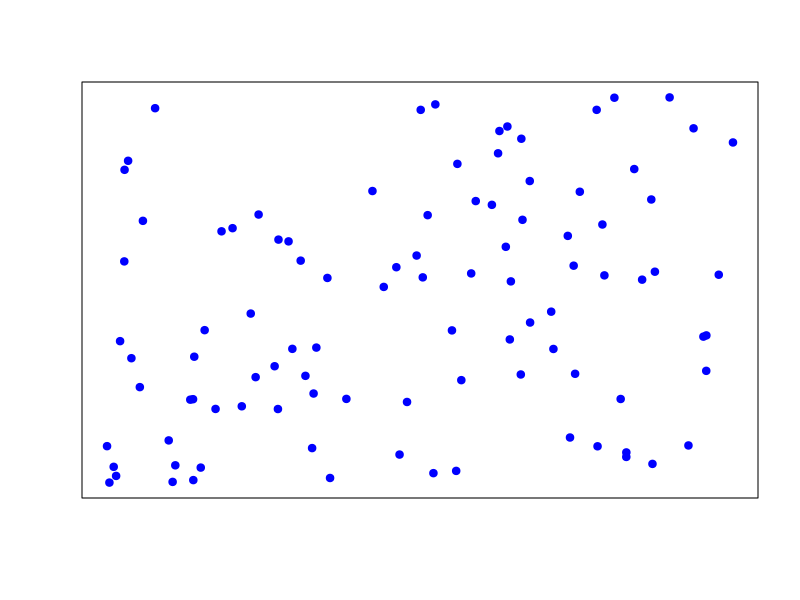
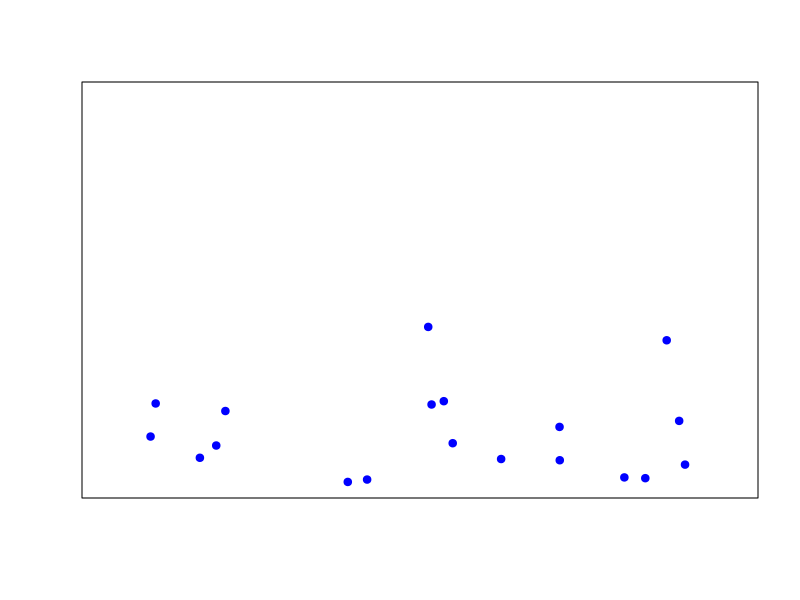
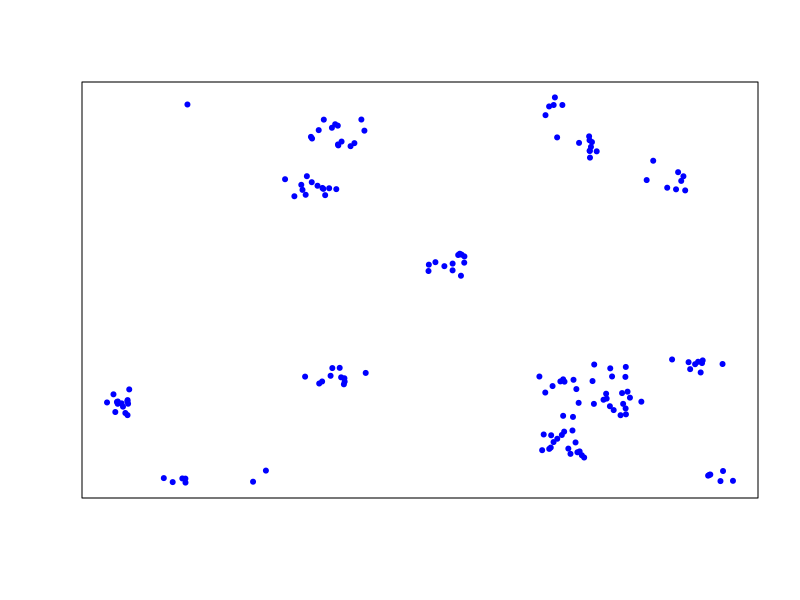
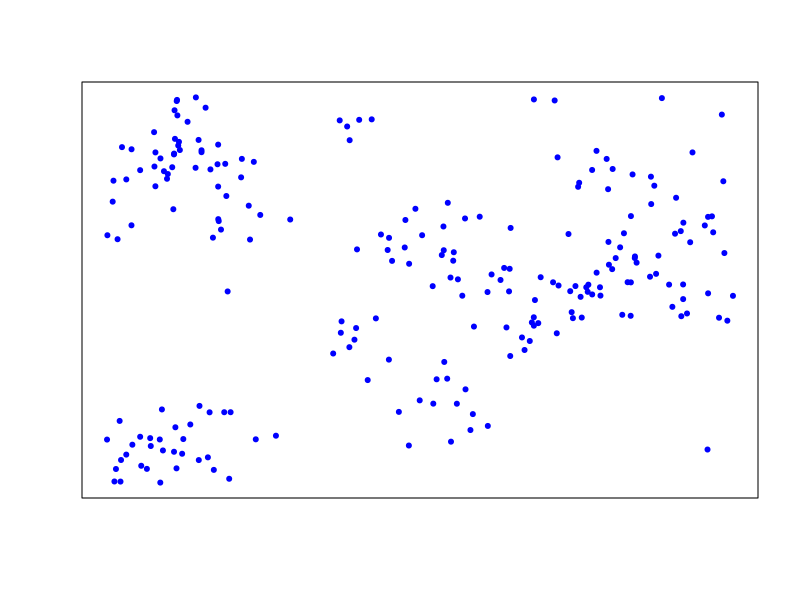
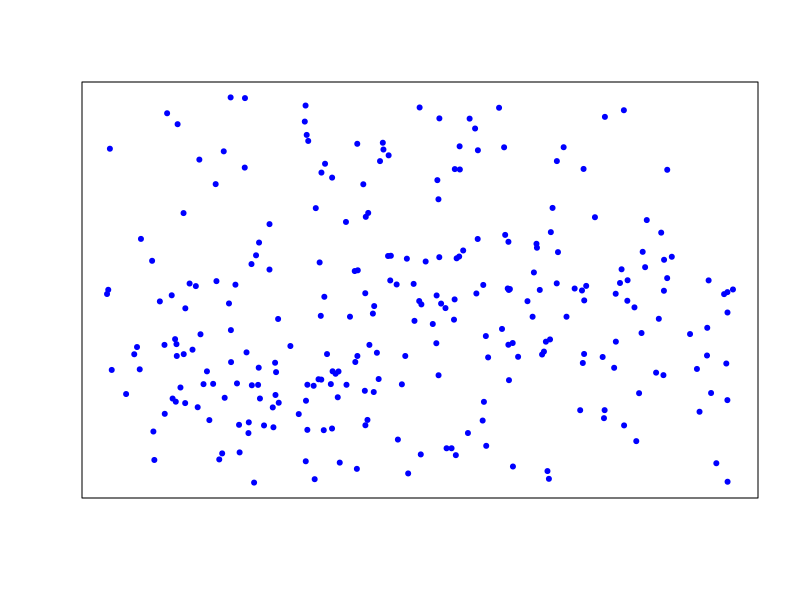
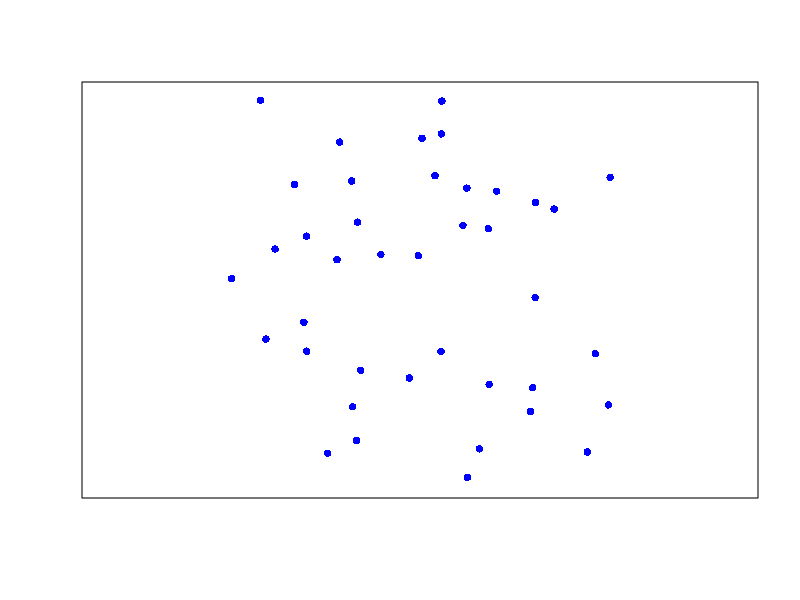
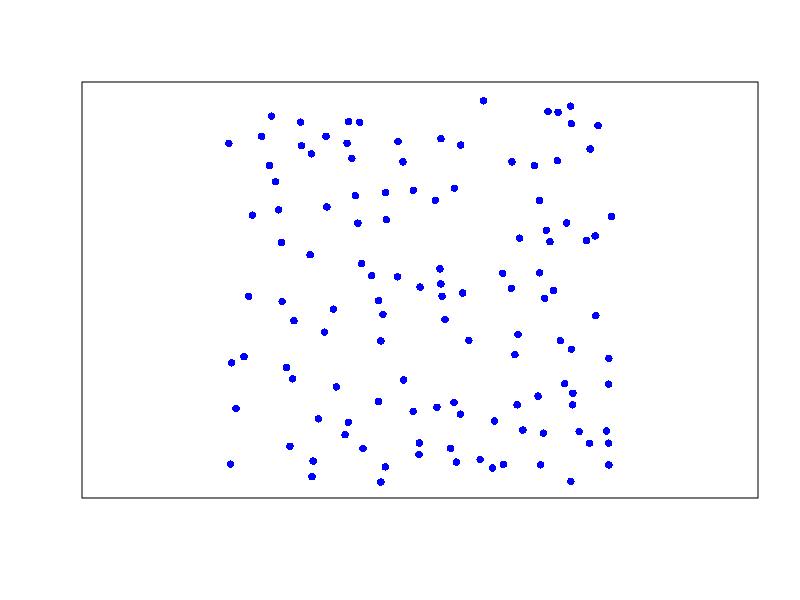
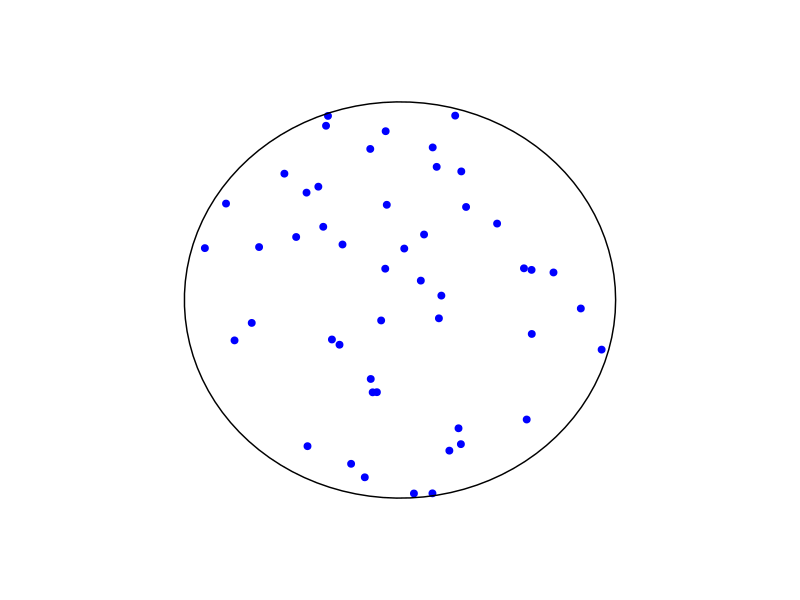

Here is the R script that generated these plots, in order:
## ---- chunk 1
library(spatstat)
library(ggplot2)
## ---- chunk 2
h_pp <- rpoispp(100)
## ---- chunk 3
xy1 <- coords(h_pp)
plot(xy1, pch=19, xlab="",xaxt="n", ylab="",yaxt="n", col="blue")
## ---- chunk 4
ih_pp <- rpoispp(function(x,y) {100*exp(-4*y)}, 100)
## ---- chunk 5
xy2 <- coords(ih_pp)
plot(xy2, pch=19, xlim=c(0, 1), ylim=c(0, 1), xlab="", xaxt="n", 
     ylab="",yaxt="n", col="blue")
## ---- chunk 6
T1 <- rThomas(20, 0.02, 10) # sigma = 0.02
T2 <- rThomas(20, 0.05, 10) # sigma = 0.05
T3 <- rThomas(20, 0.10, 10) # sigma = 0.1
## ---- chunk 7
txy1 <- coords(T1)
plot(txy1, pch=20, xlab="",xaxt="n", ylab="",yaxt="n", col="blue")
## ---- chunk 8
txy2 <- coords(T2)
plot(txy2, pch=20, xlab="",xaxt="n", ylab="",yaxt="n", col="blue")
## ---- chunk 9
txy3 <- coords(T3)
plot(txy3, pch=20, xlab="",xaxt="n", ylab="",yaxt="n", col="blue")
## ---- chunk 10
set.seed(592)

mpp1 <- rMaternI(200, 0.050) # r_H = 0.050
mpp2 <- rMaternI(200, 0.025) # r_H = 0.025

# plot the first Matérn I Process - Figure 2.3(a)
plot(coords(mpp1), col="blue", pch=16, asp=1, 
     xlab="",xaxt="n", ylab="",yaxt="n",
     xlim=c(0,1), ylim=c(0,1))

# plot second Matérn I Process - Figure 2.3(b)
plot(coords(mpp2), col="blue", pch=16, asp=1, 
     xlab="",xaxt="n", ylab="",yaxt="n",
     xlim=c(0,1), ylim=c(0,1))
## ---- chunk 11
plot_pp_cells <- function(n, l){
  for (i in 1:n) {
    a <- runif(1) # x-scale 
    b <- runif(1) # y-scale
    
    # generate a HPP in the ellipse
    hpp_i <- rpoispp(l/(a*b*pi), win = ellipse(a,b)) #lambda'= l/(ab pi)
    cell_df_i <- coords(hpp_i) # extract coordinates
    
    # print out plot of cells (use ggplot)
    g_ellipse <- ggplot(cell_df_i, aes(x=x, y=y))
    print(g_ellipse + geom_point(col="blue", size=2) + xlim(-1, 1) + ylim(-1, 1) + annotate("path",
    x=a*cos(seq(0,2*pi,length.out=100)),
    y=b*sin(seq(0,2*pi,length.out=100)))+ theme_void())
    print(nrow(cell_df_i)) # print number of events
    }
}
## ---- chunk 12
set.seed(111)
plot_pp_cells(3,50)
## ---- chunk 13
plot_thom_cells <- function(n, k, scale, mu){
  for (i in 1:n) {
    a <- runif(1) # x-scale
    b <- runif(1) # y-scale
    
    # generate thomas process in ellipse
    ## kappa' = k/(ab pi)
    ## sigma' = sqrt(ab pi)*scale
    thom_i <- rThomas(k/(a*b*pi), sqrt(a*b*pi)*scale, mu, win = ellipse(a,b))
    cell_df_i <- coords(thom_i) # extract coordinates
    
    # print out plots of cells (use ggplot)
    g_ellipse <- ggplot(cell_df_i, aes(x=x, y=y))
    print(g_ellipse + geom_point(col="blue", size=2) + xlim(-1, 1) + ylim(-1, 1) + annotate("path",
    x=a*cos(seq(0,2*pi,length.out=100)),
    y=b*sin(seq(0,2*pi,length.out=100)))+ theme_void())
    print(nrow(cell_df_i)) # print number of events
    }
}
## ---- chunk 14
set.seed(112)
plot_thom_cells(3, 10, 0.03, 5)
## ---- chunk 15
# radius function of an irregular cell
r_mag <- function(thetas, u, t){
    r1 <- u[1]*sin(thetas + t[1]) 
    r2 <- u[2]*sin(2*thetas + t[2]) 
    r3 <- u[3]*sin(3*thetas + t[3]) 
    return(r1 + r2 + r3 + 3)
}

# cell 1 boundary
u <- rev(sort(runif(3)))
t <- runif(3)
thetas <- seq(0,2*pi,length.out=1000)
r <- r_mag(thetas, u, t)
x <- r * cos(thetas)
y <- r * sin(thetas)
# set window of cell 2
WC <- owin(poly = list(x = x, y = y))
# area of cell 1
area_cell <- (0.5*sum(u^2)+9)*pi

# cell 2 boundary
u2 <- rev(sort(runif(3)))
t2 <- runif(3)
r2 <- r_mag(thetas, u2, t2)
x2 <- r2 * cos(thetas)
y2 <- r2 * sin(thetas)
# set window of cell 2
WC2 <- owin(poly = list(x = x2, y = y2))
# area of cell 2
area_cell2 <- (0.5*sum(u2^2)+9)*pi
## ---- chunk 16
# Plot a Thomas Process in cell 1 - Figure 3.3(b)
pp_s <- rThomas(10/(area_cell), sqrt(area_cell)*0.03, 5, win = WC)
plot(x,y, pch=20, cex=0.5, xlab="",xaxt="n", ylab="",yaxt="n")
points(coords(pp_s), pch = 16, cex=1.25, col="blue")

# Plot a HPP in cell 2 - Figure 3.3(a)
pp_s2 <- rpoispp(50/area_cell2, win = WC2)
plot(x2,y2, pch=20, cex=0.5, xlab="",xaxt="n", ylab="",yaxt="n")
points(coords(pp_s2), pch = 16, cex=1.25, col="blue")
## ---- chunk 17
ab <- runif(2)
hpp_E <- rpoispp(50/(ab[1]*ab[2]*pi), win=ellipse(ab[1],ab[2]))
hpp_C <- affine(hpp_E, mat=diag(c(1/ab[1],1/ab[2])))
## ---- chunk 18
# Figure 3.4(a)
g_hpp_ellipse <- ggplot(coords(hpp_E), aes(x=x, y=y))
g_hpp_ellipse + geom_point(col="blue", size=2) + xlim(-1, 1) + ylim(-1, 1) + annotate("path", x=ab[1]*cos(seq(0,2*pi,length.out=100)),y=ab[2]*sin(seq(0,2*pi,length.out=100)))+ theme_bw()
# Figure 3.4(b)
g_hpp_circle <- ggplot(coords(hpp_C), aes(x=x, y=y))
g_hpp_circle + geom_point(col="blue", size=2) + xlim(-1, 1) + ylim(-1, 1) + annotate("path", x=cos(seq(0,2*pi,length.out=100)),y=sin(seq(0,2*pi,length.out=100)))+ theme_bw()
## ---- chunk 19
in_cell_to_c <- function(x, y, u, t){
        # takes xy-coordinates of events
        # u and t parameters to set boundary
        
        # initialize empty lists
        all_thetas <- c() # to store arguments of events 
        ordered_x <- c() # to store positive then negative values of x
        ordered_y <- c() # store y corresponding to positive then negative values of x
        
        x1 <- x[which(x>=0)] # positive x-coordinates
        ordered_x <- c(ordered_x, x1) # append positive x-coordinates
        y1 <- y[which(x>=0)] # y corresponding to positive x-coordinates
        ordered_y <- c(ordered_y, y1) # append

        # find arguments of coordiantes with positive x-coordinates
        thetas <- atan(y1/x1)
        all_thetas <- c(all_thetas, thetas)

        x1 <- x[which(x<0)] # negative x-coordinates
        ordered_x <- c(ordered_x, x1) # append negative x-coordinates
        y1 <- y[which(x<0)] # y-coordinates corresponding to negative x
        ordered_y <- c(ordered_y, y1)

        # find arguments of coordiantes with negative x-coordinates
        thetas <- pi + atan(y1/x1)
        all_thetas <- c(all_thetas, thetas)

        r1 <- sqrt(ordered_x^2 + ordered_y^2) # find magnitudes of each event

        r2 <- r_mag(all_thetas, u, t) # find radius of cell boundary

        R <- r2[which(r1 < r2)] # magnitudes of events within cell boundary
        # mapping to circle
        x <- ordered_x[which(r1 < r2)] / R
        y <- ordered_y[which(r1 < r2)] / R
        return(data.frame(x,y))
}
## ---- chunk 20
set.seed(304)
# generate cell boundary
u <- rev(sort(runif(3)))
t <- runif(3)
thetas <- seq(0,2*pi,length.out=1000)
r <- r_mag(thetas, u, t)
x1 <- r * cos(thetas)
y1 <- r * sin(thetas)
WC <- owin(poly = list(x = x1, y = y1))
# area of cell
area_cell <- (0.5*sum(u^2)+9)*pi
# generate HPP in the cell boundary
pp_s <- rpoispp(50/area_cell, win = WC)
xy_c <- in_cell_to_c(pp_s$x, pp_s$y, u, t) # map irregular cell to circle
pp_in_c <- ppp(xy_c[,1], xy_c[,2], window=disc(1))
## ---- chunk 21
# Figure 3.5(a)
g_irr <- ggplot(coords(pp_s), aes(x=x, y=y))
g_irr + geom_point(col="blue", size=2) + xlim(min(x1,y1), max(x1,y1)) + ylim(min(x1,y1), max(x1,y1)) + annotate("path", x=x1,y=y1)+ theme_bw()
# Figure 3.5(b)
g_irr_circle <- ggplot(coords(pp_in_c), aes(x=x, y=y))
g_irr_circle + geom_point(col="blue", size=2) + xlim(-1, 1) + ylim(-1, 1) + annotate("path", x=cos(seq(0,2*pi,length.out=100)),y=sin(seq(0,2*pi,length.out=100)))+ theme_bw()
## ---- chunk 22
set.seed(304)
a1 <- runif(1) # x-scale
b1 <- runif(1) # y-scale
# generate multitype HPP with labels "i" and "j", 
# lambda'= 25/(a1 * b1 * pi) for both
bv_pp <- rmpoispp(25/(a1*b1*pi), types=c("i","j"), win=ellipse(a1,b1))
pp_in_c <- affine(bv_pp, mat=diag(c(1/a1,1/b1))) # mapped to circle

# define colours of points to plot
point_labs <- rep("red", npoints(bv_pp)) 
point_labs[which(bv_pp$marks == "j")] <- "blue"

# visualise cell
plot(coords(bv_pp), col=point_labs, xlim=c(-1, 1), ylim=c(-1,1), pch=16, cex=1.2, asp=1, xlab="",xaxt="n", ylab="",yaxt="n",axes=F)
points(a1*cos(seq(0,2*pi, length.out = 1000)), b1*sin(seq(0,2*pi, length.out = 1000)), pch=20, cex=0.2)
## ---- chunk 23
set.seed(814)
a2 <- runif(1) # x-scale
b2 <- runif(1) # y-scale
# generate multitype HPP with labels "i" and "j", 
# lambda'= 25/(a2 * b2 * pi) for both
bv_pp2 <- rmpoispp(25/(a2 * b2 * pi), types=c("i","j"), win=ellipse(a2,b2))
pp_in_c2 <- affine(bv_pp2, mat=diag(c(1/a2,1/b2)))

# define colours of points to plot
point_labs2 <- rep("red", npoints(bv_pp2))
point_labs2[which(bv_pp2$marks == "j")] <- "blue"

# visualise cell
plot(coords(bv_pp2), col=point_labs2, xlim=c(-1, 1), ylim=c(-1,1), pch=16, cex=1.2, asp=1, xlab="",xaxt="n", ylab="",yaxt="n",axes=F)
points(a2*cos(seq(0,2*pi, length.out = 1000)), b2*sin(seq(0,2*pi, length.out = 1000)), pch=20, cex=0.2)
## ---- chunk 24
set.seed(613)
a3 <- runif(1) # x-scale
b3 <- runif(1) # y-scale
# generate multitype HPP with labels "i" and "j", 
# lambda'= 25/(a3 * b3 * pi) for both
bv_pp3 <- rmpoispp(25/(a3*b3*pi), types=c("i","j"), win=ellipse(a3,b3))

# define colours of points to plot
point_labs3 <- rep("red", npoints(bv_pp3))
point_labs3[which(bv_pp3$marks == "j")] <- "blue"

# visualise cell
plot(coords(bv_pp3), col=point_labs3, xlim=c(-1, 1), ylim=c(-1,1), pch=16, cex=1.2, asp=1, xlab="",xaxt="n", ylab="",yaxt="n",axes=F)
points(a3*cos(seq(0,2*pi, length.out = 1000)), b3*sin(seq(0,2*pi, length.out = 1000)), pch=20, cex=0.2)
